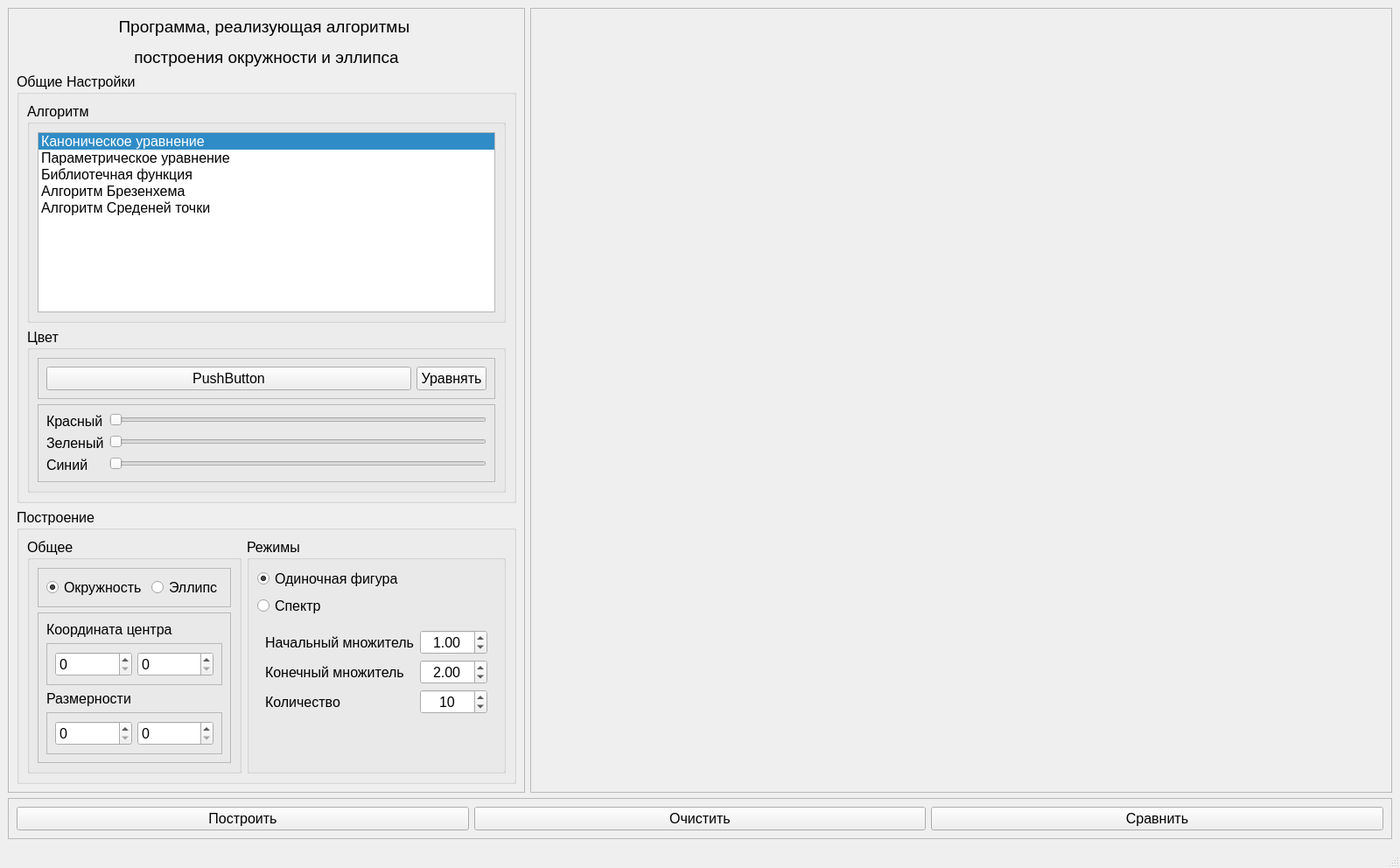
<?xml version="1.0" encoding="UTF-8"?>
<ui version="4.0">
 <class>MainWindow</class>
 <widget class="QMainWindow" name="MainWindow">
  <property name="geometry">
   <rect>
    <x>0</x>
    <y>0</y>
    <width>1600</width>
    <height>992</height>
   </rect>
  </property>
  <property name="font">
   <font>
    <pointsize>12</pointsize>
   </font>
  </property>
  <property name="windowTitle">
   <string>Лабораторная работа №4</string>
  </property>
  <widget class="QWidget" name="centralwidget">
   <layout class="QGridLayout" name="gridLayout_2" columnstretch="0,1">
    <item row="0" column="0">
     <widget class="QFrame" name="frame_configure">
      <property name="frameShape">
       <enum>QFrame::StyledPanel</enum>
      </property>
      <property name="frameShadow">
       <enum>QFrame::Raised</enum>
      </property>
      <layout class="QVBoxLayout" name="verticalLayout_5">
       <item>
        <widget class="QLabel" name="label_header">
         <property name="text">
          <string>&lt;html&gt;&lt;head/&gt;&lt;body&gt;&lt;p align=&quot;center&quot;&gt;&lt;span style=&quot; font-size:14pt;&quot;&gt;Программа, реализующая алгоритмы &lt;/span&gt;&lt;/p&gt;&lt;p align=&quot;center&quot;&gt;&lt;span style=&quot; font-size:14pt;&quot;&gt;построения окружности и эллипса&lt;/span&gt;&lt;/p&gt;&lt;/body&gt;&lt;/html&gt;</string>
         </property>
        </widget>
       </item>
       <item>
        <widget class="QGroupBox" name="frame_main_configure">
         <property name="title">
          <string>Общие Настройки</string>
         </property>
         <layout class="QVBoxLayout" name="verticalLayout_3">
          <item>
           <widget class="QGroupBox" name="label_frame_configure_algorithm">
            <property name="title">
             <string>Алгоритм</string>
            </property>
            <layout class="QVBoxLayout" name="verticalLayout">
             <item>
              <widget class="QListWidget" name="list_widget_algorithm">
               <property name="selectionBehavior">
                <enum>QAbstractItemView::SelectItems</enum>
               </property>
               <property name="currentRow">
                <number>0</number>
               </property>
               <item>
                <property name="text">
                 <string>Каноническое уравнение</string>
                </property>
               </item>
               <item>
                <property name="text">
                 <string>Параметрическое уравнение</string>
                </property>
               </item>
               <item>
                <property name="text">
                 <string>Библиотечная функция</string>
                </property>
               </item>
               <item>
                <property name="text">
                 <string>Алгоритм Брезенхема</string>
                </property>
               </item>
               <item>
                <property name="text">
                 <string>Алгоритм Среденей точки</string>
                </property>
               </item>
              </widget>
             </item>
            </layout>
           </widget>
          </item>
          <item>
           <widget class="QGroupBox" name="label_frame_configure_color">
            <property name="title">
             <string>Цвет</string>
            </property>
            <layout class="QVBoxLayout" name="verticalLayout_2">
             <item>
              <widget class="QFrame" name="frame">
               <property name="frameShape">
                <enum>QFrame::StyledPanel</enum>
               </property>
               <property name="frameShadow">
                <enum>QFrame::Raised</enum>
               </property>
               <layout class="QHBoxLayout" name="horizontalLayout_4" stretch="1,0">
                <item>
                 <widget class="QPushButton" name="button_color_display">
                  <property name="text">
                   <string>PushButton</string>
                  </property>
                 </widget>
                </item>
                <item>
                 <widget class="QPushButton" name="pushButton_switch_color">
                  <property name="text">
                   <string>Уравнять</string>
                  </property>
                 </widget>
                </item>
               </layout>
              </widget>
             </item>
             <item>
              <widget class="QFrame" name="frame_color_picker">
               <property name="frameShape">
                <enum>QFrame::StyledPanel</enum>
               </property>
               <property name="frameShadow">
                <enum>QFrame::Raised</enum>
               </property>
               <layout class="QFormLayout" name="formLayout">
                <item row="0" column="0">
                 <widget class="QLabel" name="label_color_red">
                  <property name="text">
                   <string>Красный</string>
                  </property>
                 </widget>
                </item>
                <item row="0" column="1">
                 <widget class="QSlider" name="hslider_red">
                  <property name="cursor">
                   <cursorShape>PointingHandCursor</cursorShape>
                  </property>
                  <property name="maximum">
                   <number>255</number>
                  </property>
                  <property name="orientation">
                   <enum>Qt::Horizontal</enum>
                  </property>
                 </widget>
                </item>
                <item row="1" column="0">
                 <widget class="QLabel" name="label_color_green">
                  <property name="text">
                   <string>Зеленый</string>
                  </property>
                 </widget>
                </item>
                <item row="1" column="1">
                 <widget class="QSlider" name="hslider_green">
                  <property name="cursor">
                   <cursorShape>PointingHandCursor</cursorShape>
                  </property>
                  <property name="maximum">
                   <number>255</number>
                  </property>
                  <property name="orientation">
                   <enum>Qt::Horizontal</enum>
                  </property>
                 </widget>
                </item>
                <item row="2" column="0">
                 <widget class="QLabel" name="label_color_blue">
                  <property name="text">
                   <string>Синий</string>
                  </property>
                 </widget>
                </item>
                <item row="2" column="1">
                 <widget class="QSlider" name="hslider_blue">
                  <property name="cursor">
                   <cursorShape>PointingHandCursor</cursorShape>
                  </property>
                  <property name="maximum">
                   <number>255</number>
                  </property>
                  <property name="orientation">
                   <enum>Qt::Horizontal</enum>
                  </property>
                 </widget>
                </item>
               </layout>
              </widget>
             </item>
            </layout>
           </widget>
          </item>
         </layout>
        </widget>
       </item>
       <item>
        <widget class="QGroupBox" name="frame_build">
         <property name="styleSheet">
          <string notr="true"/>
         </property>
         <property name="title">
          <string>Построение</string>
         </property>
         <layout class="QHBoxLayout" name="horizontalLayout_8">
          <item>
           <widget class="QGroupBox" name="groupBox_5">
            <property name="title">
             <string>Общее</string>
            </property>
            <layout class="QVBoxLayout" name="verticalLayout_6">
             <item>
              <widget class="QFrame" name="frame_4">
               <property name="frameShape">
                <enum>QFrame::StyledPanel</enum>
               </property>
               <property name="frameShadow">
                <enum>QFrame::Raised</enum>
               </property>
               <layout class="QHBoxLayout" name="horizontalLayout_7">
                <item>
                 <widget class="QRadioButton" name="radioButton_circle">
                  <property name="cursor">
                   <cursorShape>PointingHandCursor</cursorShape>
                  </property>
                  <property name="text">
                   <string>Окружность</string>
                  </property>
                  <property name="checked">
                   <bool>true</bool>
                  </property>
                 </widget>
                </item>
                <item>
                 <widget class="QRadioButton" name="radioButton_ellipse">
                  <property name="cursor">
                   <cursorShape>PointingHandCursor</cursorShape>
                  </property>
                  <property name="text">
                   <string>Эллипс</string>
                  </property>
                 </widget>
                </item>
               </layout>
              </widget>
             </item>
             <item>
              <widget class="QFrame" name="frame_3">
               <property name="frameShape">
                <enum>QFrame::StyledPanel</enum>
               </property>
               <property name="frameShadow">
                <enum>QFrame::Raised</enum>
               </property>
               <layout class="QVBoxLayout" name="verticalLayout_7">
                <item>
                 <widget class="QLabel" name="label_input_line_center">
                  <property name="text">
                   <string>Координата центра</string>
                  </property>
                 </widget>
                </item>
                <item>
                 <widget class="QFrame" name="frame_input_line_start">
                  <property name="frameShape">
                   <enum>QFrame::StyledPanel</enum>
                  </property>
                  <property name="frameShadow">
                   <enum>QFrame::Raised</enum>
                  </property>
                  <layout class="QHBoxLayout" name="horizontalLayout">
                   <item>
                    <widget class="QSpinBox" name="spinBox_line_center_x">
                     <property name="cursor">
                      <cursorShape>PointingHandCursor</cursorShape>
                     </property>
                     <property name="maximum">
                      <number>99999999</number>
                     </property>
                    </widget>
                   </item>
                   <item>
                    <widget class="QSpinBox" name="spinBox_line_center_y">
                     <property name="cursor">
                      <cursorShape>PointingHandCursor</cursorShape>
                     </property>
                     <property name="maximum">
                      <number>99999999</number>
                     </property>
                    </widget>
                   </item>
                  </layout>
                 </widget>
                </item>
                <item>
                 <widget class="QLabel" name="label_input_line_coefficients">
                  <property name="text">
                   <string>Размерности</string>
                  </property>
                 </widget>
                </item>
                <item>
                 <widget class="QFrame" name="frame_input_line_start_2">
                  <property name="frameShape">
                   <enum>QFrame::StyledPanel</enum>
                  </property>
                  <property name="frameShadow">
                   <enum>QFrame::Raised</enum>
                  </property>
                  <layout class="QHBoxLayout" name="horizontalLayout_6">
                   <item>
                    <widget class="QSpinBox" name="spinBox_line_coefficient_x">
                     <property name="cursor">
                      <cursorShape>PointingHandCursor</cursorShape>
                     </property>
                     <property name="maximum">
                      <number>99999999</number>
                     </property>
                    </widget>
                   </item>
                   <item>
                    <widget class="QSpinBox" name="spinBox_line_coefficient_y">
                     <property name="cursor">
                      <cursorShape>PointingHandCursor</cursorShape>
                     </property>
                     <property name="maximum">
                      <number>99999999</number>
                     </property>
                    </widget>
                   </item>
                  </layout>
                 </widget>
                </item>
               </layout>
              </widget>
             </item>
            </layout>
           </widget>
          </item>
          <item>
           <widget class="QGroupBox" name="groupBox_6">
            <property name="title">
             <string>Режимы</string>
            </property>
            <layout class="QVBoxLayout" name="verticalLayout_4">
             <item>
              <widget class="QRadioButton" name="radioButton_single">
               <property name="cursor">
                <cursorShape>PointingHandCursor</cursorShape>
               </property>
               <property name="text">
                <string>Одиночная фигура</string>
               </property>
               <property name="checked">
                <bool>true</bool>
               </property>
              </widget>
             </item>
             <item>
              <widget class="QRadioButton" name="radioButton_spectrum">
               <property name="cursor">
                <cursorShape>PointingHandCursor</cursorShape>
               </property>
               <property name="text">
                <string>Спектр</string>
               </property>
              </widget>
             </item>
             <item>
              <widget class="QFrame" name="frame_build_spectrum">
               <layout class="QFormLayout" name="formLayout_3">
                <item row="0" column="0">
                 <widget class="QLabel" name="label_input_spectrum_radius_start">
                  <property name="text">
                   <string>Начальный множитель</string>
                  </property>
                 </widget>
                </item>
                <item row="1" column="0">
                 <widget class="QLabel" name="label_input_spectrum_radius_end">
                  <property name="text">
                   <string>Конечный множитель</string>
                  </property>
                 </widget>
                </item>
                <item row="2" column="0">
                 <widget class="QLabel" name="label_input_spectrum_amount">
                  <property name="text">
                   <string>Количество</string>
                  </property>
                 </widget>
                </item>
                <item row="2" column="1">
                 <widget class="QSpinBox" name="spinBox_input_spectrum_amount">
                  <property name="cursor">
                   <cursorShape>PointingHandCursor</cursorShape>
                  </property>
                  <property name="alignment">
                   <set>Qt::AlignCenter</set>
                  </property>
                  <property name="minimum">
                   <number>1</number>
                  </property>
                  <property name="maximum">
                   <number>1000</number>
                  </property>
                  <property name="value">
                   <number>10</number>
                  </property>
                 </widget>
                </item>
                <item row="0" column="1">
                 <widget class="QDoubleSpinBox" name="doubleSpinBox_input_spectrum_radius_start">
                  <property name="cursor">
                   <cursorShape>PointingHandCursor</cursorShape>
                  </property>
                  <property name="alignment">
                   <set>Qt::AlignCenter</set>
                  </property>
                  <property name="maximum">
                   <double>100.000000000000000</double>
                  </property>
                  <property name="singleStep">
                   <double>0.250000000000000</double>
                  </property>
                  <property name="value">
                   <double>1.000000000000000</double>
                  </property>
                 </widget>
                </item>
                <item row="1" column="1">
                 <widget class="QDoubleSpinBox" name="doubleSpinBox_input_spectrum_radius_end">
                  <property name="cursor">
                   <cursorShape>PointingHandCursor</cursorShape>
                  </property>
                  <property name="alignment">
                   <set>Qt::AlignCenter</set>
                  </property>
                  <property name="maximum">
                   <double>100.000000000000000</double>
                  </property>
                  <property name="singleStep">
                   <double>0.250000000000000</double>
                  </property>
                  <property name="value">
                   <double>2.000000000000000</double>
                  </property>
                 </widget>
                </item>
               </layout>
              </widget>
             </item>
            </layout>
           </widget>
          </item>
         </layout>
        </widget>
       </item>
      </layout>
     </widget>
    </item>
    <item row="0" column="1">
     <widget class="QFrame" name="frame_result">
      <property name="sizePolicy">
       <sizepolicy hsizetype="Expanding" vsizetype="Expanding">
        <horstretch>0</horstretch>
        <verstretch>0</verstretch>
       </sizepolicy>
      </property>
      <property name="frameShape">
       <enum>QFrame::StyledPanel</enum>
      </property>
      <property name="frameShadow">
       <enum>QFrame::Raised</enum>
      </property>
      <layout class="QGridLayout" name="gridLayout" rowstretch="1">
       <item row="0" column="0">
        <widget class="QLabel" name="label_pixmap_holder">
         <property name="text">
          <string/>
         </property>
         <property name="alignment">
          <set>Qt::AlignCenter</set>
         </property>
        </widget>
       </item>
      </layout>
     </widget>
    </item>
    <item row="1" column="0" colspan="2">
     <widget class="QFrame" name="frame_2">
      <property name="frameShape">
       <enum>QFrame::StyledPanel</enum>
      </property>
      <property name="frameShadow">
       <enum>QFrame::Raised</enum>
      </property>
      <layout class="QHBoxLayout" name="horizontalLayout_5">
       <item>
        <widget class="QPushButton" name="pushButton_build">
         <property name="text">
          <string>Построить</string>
         </property>
        </widget>
       </item>
       <item>
        <widget class="QPushButton" name="pushButton_clear">
         <property name="text">
          <string>Очистить</string>
         </property>
        </widget>
       </item>
       <item>
        <widget class="QPushButton" name="pushButton_compare">
         <property name="text">
          <string>Сравнить</string>
         </property>
        </widget>
       </item>
      </layout>
     </widget>
    </item>
   </layout>
  </widget>
  <widget class="QMenuBar" name="menubar">
   <property name="geometry">
    <rect>
     <x>0</x>
     <y>0</y>
     <width>1600</width>
     <height>29</height>
    </rect>
   </property>
  </widget>
  <widget class="QStatusBar" name="statusbar"/>
 </widget>
 <resources/>
 <connections/>
</ui>
